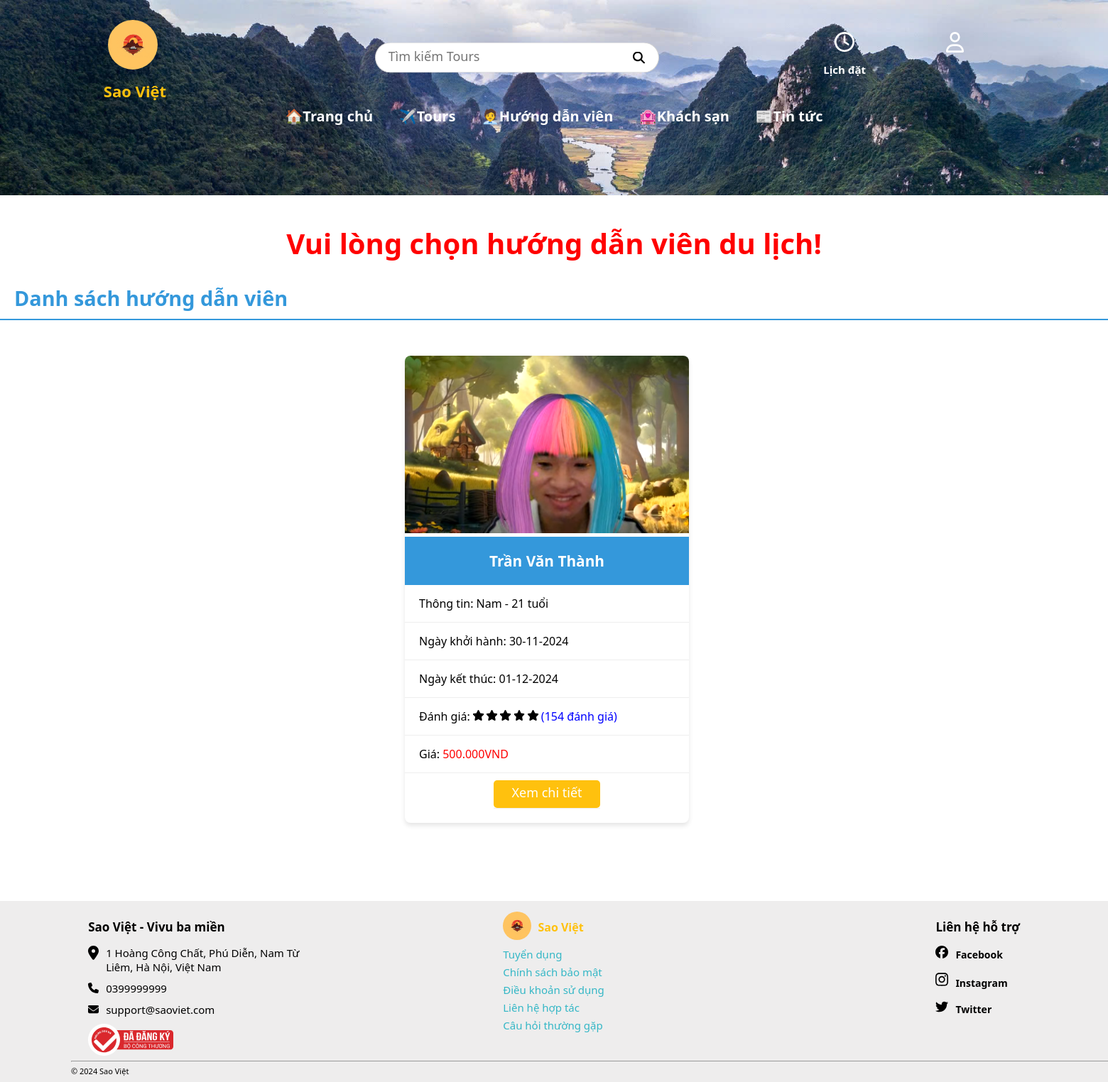
/index.php?controller=guide&action=index&idTour=22 (signed in), run on the app's committed database.
### tables this page shows
CREATE TABLE `phancong` (
  `MaPC` int(11) NOT NULL,
  `MaTour` int(11) DEFAULT NULL,
  `MaHDV` int(11) DEFAULT NULL,
  `NgayKH` date DEFAULT NULL,
  `NgayKT` date DEFAULT NULL,
  `TrangThai` varchar(50) DEFAULT NULL,
  `GiaHDV` varchar(30) DEFAULT NULL
);

CREATE TABLE `huongdanvien` (
  `MaHDV` int(11) NOT NULL,
  `TenHDV` varchar(100) NOT NULL,
  `AnhHDV` varchar(100) NOT NULL,
  `GioiTinh` varchar(10) NOT NULL,
  `NgaySinh` date NOT NULL,
  `SDT` int(10) NOT NULL,
  `Email` varchar(50) NOT NULL,
  `MoTa` text NOT NULL,
  `DanhGia` int(5) DEFAULT NULL
);

### Controllers/BaseController.php (called while the page is built, shortened)
<?php
    class BaseController {
        protected function view($viewPath, array $data = []) {
            require(self::VIEW_FORDER_NAME .'/'. str_replace('.', '/', $viewPath).'.php');
        }
    }
?>

### Core/Database.php (called while the page is built, shortened)
<?php
class Database
{
    public function connect()
    {
        $conn = mysqli_connect(self::HOST, self::USER, self::PASS, self::DB_NAME);
        mysqli_set_charset($conn, 'utf8');
        return $conn;
    }
}

### Models/BaseModel.php (called while the page is built, shortened)
<?php
class BaseModel extends Database {
    protected $connect;
    public function __construct() {
        $this->connect = $this->connect();
    }
    public function getTaskOptions($table, $select = ['*'], $columns = [], $options = []) {
        $column = implode(', ', $select);
        $sql = "SELECT {$column} FROM {$table} WHERE {$columns[0]} = '{$options[0]}' AND {$columns[1]} != '{$options[1]}'";
        $query = $this->_query($sql);
        $data = [];
        while ($row = mysqli_fetch_object($query)) {
            array_push($data, $row);
        }
        return $data;
    }
    private function _query($sql) {
        return mysqli_query($this->connect, $sql);
    }
}

### Models/taskModel.php (called while the page is built, shortened)
<?php
    class TaskModel extends BaseModel {
        public function getTask($select = ['*'], $columns = [], $options = []) {
            return $this->getTaskOptions(self::GETTABLE,$select, $columns, $options);
        }
    }
?>

### Views/guide/index.php (the view, shortened to what this page needs)
<?php if(isset($_REQUEST['idTour'])): ?>
    <main>
        <h1 style="color: red;">Vui lòng chọn hướng dẫn viên du lịch!</h1>
        <section class="guide-list">
            <h2>Danh sách hướng dẫn viên</h2>
            <div class="guide-grid">
                <?php foreach($tasks as $value):?>
                    <div class="guide-card">
                        <a href="index.php?controller=calendarContent&action=index&idTask=<?=$value->MaPC?>">
                            <img src="./Admin/public/img/guide/<?=$value->AnhHDV?>" alt="anh">
                            <h3><?=$value->TenHDV?></h3>
                            <p>Thông tin: <?=$value->GioiTinh?> -
                                        <?php
                                            $ngaySinh = new DateTime($value->NgaySinh);
                                            $ngayHienTai = new DateTime();
                                            $tuoi = $ngayHienTai->diff($ngaySinh)->y;
                                            echo $tuoi;
                                        ?>
                                        tuổi</p>
                            <p>Ngày khởi hành: <span id="startDate"><?=date('d-m-Y',strtotime($value->NgayKH))?></span></p>
                            <p>Ngày kết thúc: <span id="endDate"><?=date('d-m-Y',strtotime($value->NgayKT))?></span></p>
                            <p>Đánh giá: <span id="evaluate"><?=$value->DanhGia?></span></p>
                            <p>Giá: <span style="color: red;"><?=$value->GiaHDV?>VND</span></p>
                            <p id="linkDetail"><button type="button" onclick="window.location.href='index.php?controller=guide&action=detail&id=<?=$value->MaHDV?>'; return false;">Xem chi tiết</button></p>
                            <p></p>
                        </a>
                    </div>
                <?php endforeach;?>
            </div>
        </section>
    </main>
<?php endif; ?>

### public/css/home.css (style rules this page uses)
* { margin: 0; padding: 0; box-sizing: border-box; font-family: "Segoe UI", Roboto, Helvetica, Arial, sans-serif; }
body { z-index: -1; overflow-x: hidden; }

### public/css/guide.css (style rules this page uses)
main { padding: 40px 0; }
h1 { font-size: 2.5em; text-align: center; color: #2c3e50; margin-bottom: 30px; }
h2 { font-size: 1.8em; color: #3498db; margin-bottom: 20px; border-bottom: 2px solid #3498db; padding-bottom: 10px; }
.guide-list { margin-bottom: 40px; }
.guide-list h2 { padding-left: 20px; }
.guide-grid { display: grid; grid-template-columns: repeat(auto-fit, minmax(420px, 420px)); gap: 30px; padding: 0 30px; justify-content: space-evenly; }
.guide-card { width: 400px; background-color: #fff; border-radius: 8px; box-shadow: 0 4px 6px rgba(0,0,0,0.1); overflow: hidden; transition: all 0.3s ease; z-index: 0; margin-top: 30px; }
.guide-card img { width: 400px; height: 250px; object-fit: cover; }
.guide-card h3 { padding: 20px; background-color: #3498db; color: #fff; font-size: 1.3em; text-align: center; }
.guide-card p { padding: 15px 20px; border-bottom: 1px solid #eee; }
.guide-card p:last-child { border-bottom: none; }
.guide-card button { width: 150px; padding: 5px 10px 10px 10px; border: none; border-radius: 5px; background-color: #ffc10e; color: white; cursor: pointer; font-size: 18px; }
.guide-card a { text-decoration: none; color: black; }
.guide-card #linkDetail { padding: 0; width: 150px; position: relative; left: 50%; top: 10px; transform: translate(-50%, 0); z-index: 1; }

### data on the page
phancong: MaHDV.AnhHDV (picture), MaHDV.TenHDV "Trần Văn Thành", MaHDV.GioiTinh "Nam", NgayKH "30-11-2024", NgayKT "01-12-2024", GiaHDV "500.000"
